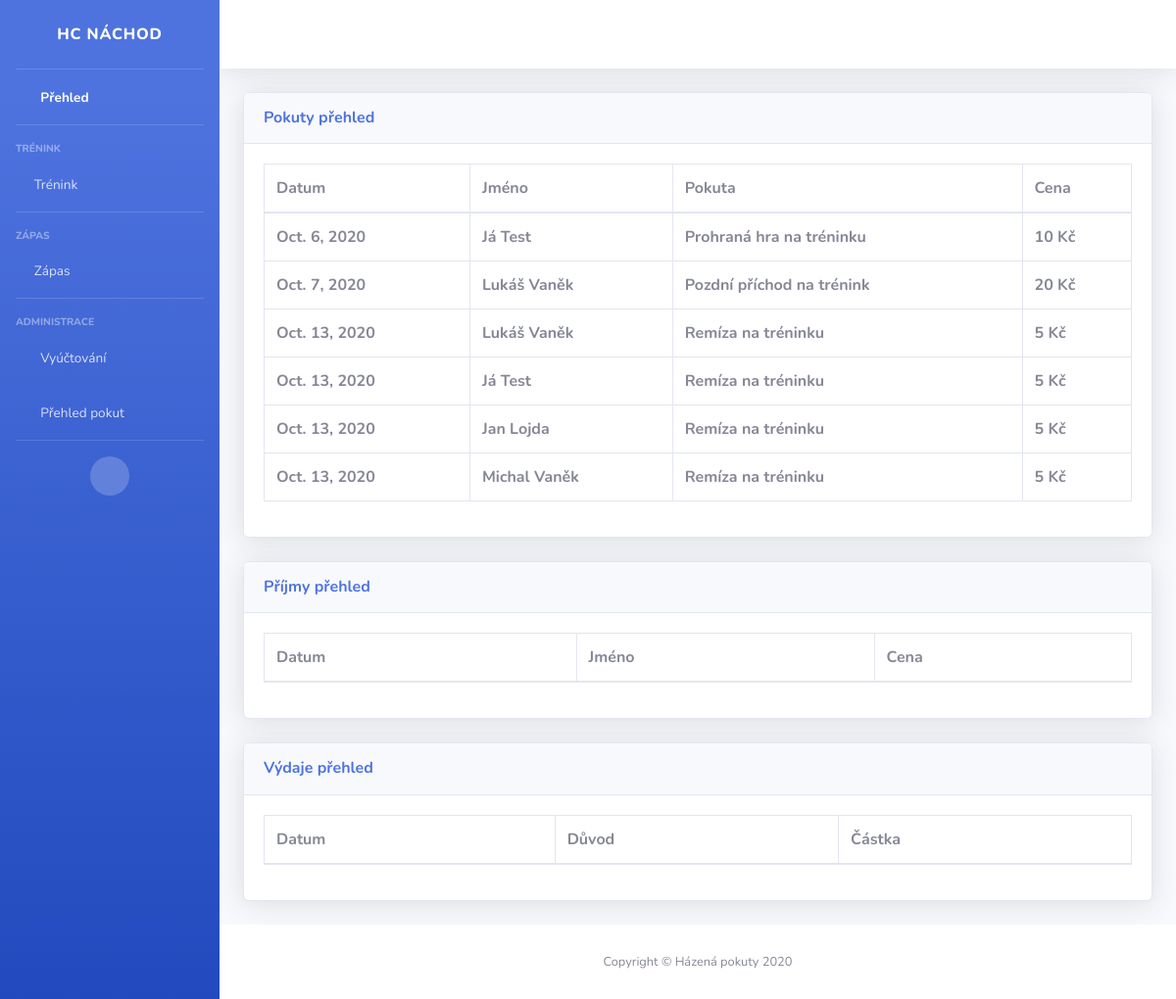
The page /listview/ on the database as committed earlier.
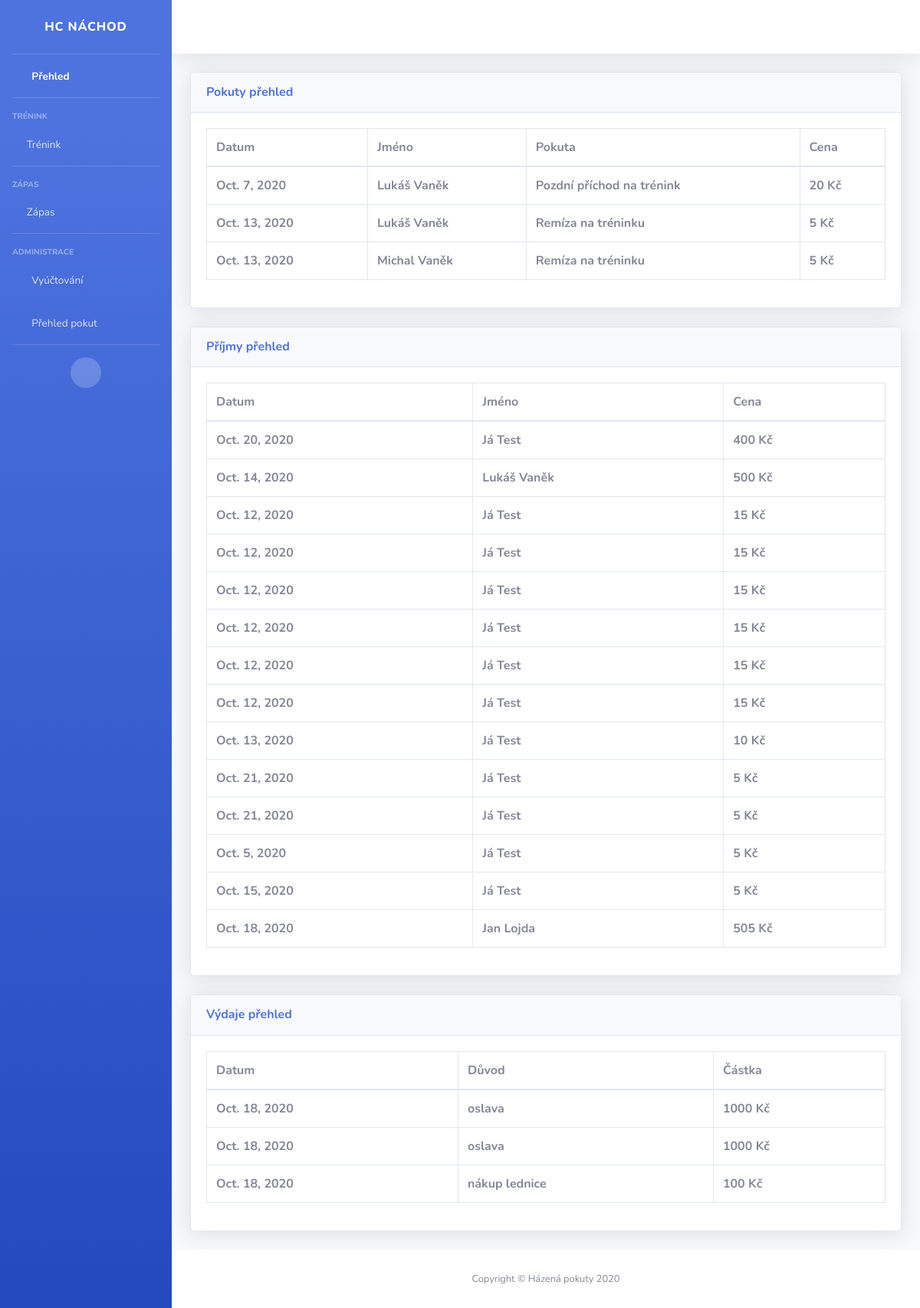
The same page on the database as committed later.
### pokuty/models.py (models this page shows)
class PenaltyRecord(models.Model):
    penaltyDate = models.DateField()
    userId = models.PositiveSmallIntegerField(default=1)
    user = models.CharField(max_length=200, default=None)
    penaltyName = models.CharField(max_length=200)
    penaltyPrice = models.PositiveSmallIntegerField()
    payed = models.BooleanField()

class Income(models.Model):
    incomeDate = models.DateField()
    userID = models.PositiveSmallIntegerField(default=1)
    user = models.CharField(max_length=100)
    price = models.PositiveSmallIntegerField()

class Expense(models.Model):
    expenseDate = models.DateField()
    reason = models.CharField(max_length=100)
    price = models.PositiveSmallIntegerField()

### pokuty/views.py (the view)
# urls.py: url(r"^listview/", listview, name="listview"),
def listview(request):
    records = PenaltyRecord.objects.all().filter(payed=False)
    incomes = Income.objects.all()
    expenses = Expense.objects.all()
    return render(request, "pokuty/listview.html",{'records':records, 'incomes':incomes, 'expenses':expenses})

### pokuty/templates/pokuty/listview.html
{% extends 'base.html' %}
{% block content %}
<div class="card shadow mb-4">
  <div class="card-header py-3">
              <h6 class="m-0 font-weight-bold text-primary">Pokuty přehled</h6>
  </div>
  <div class="card-body">
    <div class="table-responsive">
        <table class="table table-bordered">
          <thead>
            <tr>
              <th>Datum</th>
              <th>Jméno</th>
              <th>Pokuta</th>
              <th>Cena</th>
            </tr>
          </thead>
          <tbody>
              {% for record in records %}
            <tr>
              <th>{{record.penaltyDate}}</th>
              <th>{{record.user}}</th>
              <th>{{record.penaltyName}}</th>
              <th>{{record.penaltyPrice}} Kč</th>
            </tr>
              {% endfor %}
          </tbody>
        </table>
      </div>
  </div>
</div>
<div class="card shadow mb-4">
  <div class="card-header py-3">
              <h6 class="m-0 font-weight-bold text-primary">Příjmy přehled</h6>
  </div>
  <div class="card-body">
    <div class="table-responsive">
        <table class="table table-bordered">
          <thead>
            <tr>
              <th>Datum</th>
              <th>Jméno</th>
              <th>Cena</th>
            </tr>
          </thead>
          <tbody>
              {% for income in incomes %}
            <tr>
              <th>{{income.incomeDate}}</th>
              <th>{{income.user}}</th>
              <th>{{income.price}} Kč</th>
            </tr>
              {% endfor %}
          </tbody>
        </table>
      </div>
  </div>
</div>
<div class="card shadow mb-4">
  <div class="card-header py-3">
              <h6 class="m-0 font-weight-bold text-primary">Výdaje přehled</h6>
  </div>
  <div class="card-body">
    <div class="table-responsive">
        <table class="table table-bordered">
          <thead>
            <tr>
              <th>Datum</th>
              <th>Důvod</th>
              <th>Částka</th>
            </tr>
          </thead>
          <tbody>
              {% for expense in expenses %}
            <tr>
              <th>{{expense.expenseDate}}</th>
              <th>{{expense.reason}}</th>
              <th>{{expense.price}} Kč</th>
            </tr>
              {% endfor %}
          </tbody>
        </table>
      </div>
  </div>
</div>
{% endblock %}

Rows that differ between the two databases and show on the page:
no longer on this page (row edited): PenaltyRecord: penaltyDate "Oct. 6, 2020", user "Já Test", penaltyName "Prohraná hra na tréninku", penaltyPrice "10"
no longer on this page (row edited): PenaltyRecord: penaltyDate "Oct. 13, 2020", user "Já Test", penaltyName "Remíza na tréninku", penaltyPrice "5"
no longer on this page (row edited): PenaltyRecord: penaltyDate "Oct. 13, 2020", user "Jan Lojda", penaltyName "Remíza na tréninku", penaltyPrice "5"
added Income: incomeDate "Oct. 20, 2020", user "Já Test", price "400"
added Income: incomeDate "Oct. 14, 2020", user "Lukáš Vaněk", price "500"
added Income: incomeDate "Oct. 12, 2020", user "Já Test", price "15"
added Income: incomeDate "Oct. 12, 2020", user "Já Test", price "15"
added Income: incomeDate "Oct. 12, 2020", user "Já Test", price "15"
added Income: incomeDate "Oct. 12, 2020", user "Já Test", price "15"
added Income: incomeDate "Oct. 12, 2020", user "Já Test", price "15"
added Income: incomeDate "Oct. 12, 2020", user "Já Test", price "15"
added Income: incomeDate "Oct. 13, 2020", user "Já Test", price "10"
added Income: incomeDate "Oct. 21, 2020", user "Já Test", price "5"
added Income: incomeDate "Oct. 21, 2020", user "Já Test", price "5"
added Income: incomeDate "Oct. 5, 2020", user "Já Test", price "5"
added Income: incomeDate "Oct. 15, 2020", user "Já Test", price "5"
added Income: incomeDate "Oct. 18, 2020", user "Jan Lojda", price "505"
added Expense: expenseDate "Oct. 18, 2020", reason "oslava", price "1000"
added Expense: expenseDate "Oct. 18, 2020", reason "oslava", price "1000"
added Expense: expenseDate "Oct. 18, 2020", reason "nákup lednice", price "100"
